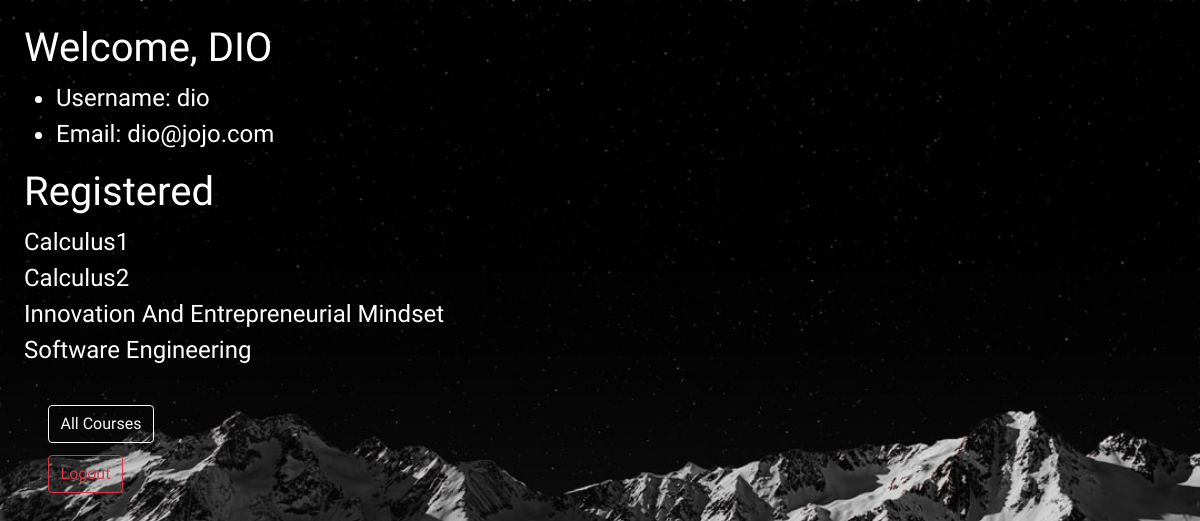
The app's page /realuser/ (signed in) with its own data.
### users/models.py (models this page shows, shortened)
class Couses(models.Model):
    subject = models.CharField(max_length=64)
    term = models.IntegerField()
    couseid = models.IntegerField()
    num_student = models.IntegerField()
    year = models.IntegerField()
    nisit = models.ManyToManyField(User, blank=True,name="nisit")
    status = models.BooleanField(default=True)

### realuser/views.py (the view)
# urls.py: path('', views.index , name= "index"),
def index(request):
    if not request.user.is_authenticated:
        return HttpResponseRedirect(reverse("realuser:login"))
    else:
        couseslist = []
        for c in Couses.objects.all():
            if request.user in c.nisit.all():
                couseslist.append(c)
        return render(request, "realuser/index.html",{
            "couseslist" : couseslist
        })

### realuser/templates/realuser/index.html (shortened to what this page needs)
{% extends "realuser/layout.html" %}
{% load static %}
{% block body %}
    <div style="padding-left: 2%; padding-top:2%">
    <h1 style="color:white">Welcome, {{ request.user.first_name }}</h1>
    <ul>
        <li style="color:white">Username: {{ request.user.username }}</li>
        <li style="color:white">Email: {{ request.user.email }}</li>
    </ul>
    <h1 style="color:white"> Registered </h1>
    {% for x in couseslist %}
        <div style="color:white">
        {{ x.subject }} <br>
        {% empty %}
        <li style="color:white">No Courses</li>
        </div>
    {% endfor %}
    <br>
    <div style=" margin-bottom: 1%;margin-left: 2%"><a href="{% url 'users:index' %}"class="btn btn-outline-light">All Courses</a></div>
    <div style=" margin-bottom: 1%;margin-left: 2%"><a href="{% url 'realuser:logout' %}"class="btn btn-outline-danger">Logout</a></div>
    </div>
{% endblock %}

### static/styles/styles.css (style rules this page uses)
body { margin:0; color:#6a6f8c; background:#c8c8c8; font:600 16px/18px 'Open Sans',sans-serif; }
*,:after,:before { box-sizing:border-box }
a { color:inherit;text-decoration:none }

### realuser/templates/realuser/layout.html (style rules this page uses)
body { font-family: 'Rokkitt', serif; font-size: 24px; }

### records on screen
Couses: subject "Calculus1"
Couses: subject "Calculus2"
Couses: subject "Innovation And Entrepreneurial Mindset"
Couses: subject "Software Engineering"

### other values on screen
{{ request.user.first_name }} "DIO"
{{ request.user.username }} "dio"
{{ request.user.email }} "dio@jojo.com"
